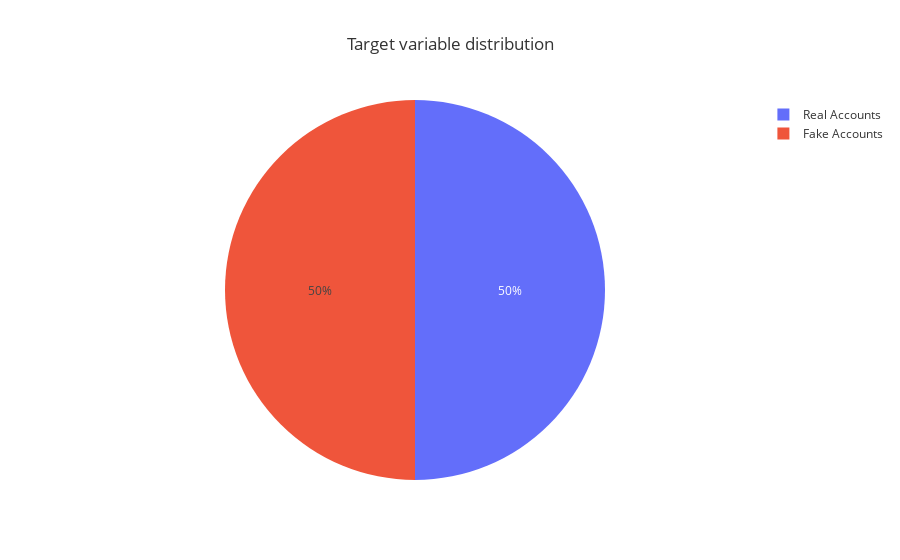

Source (notebook cell):
### Markdown cell above
<h2 id="eda-target" style="border-bottom: 1px solid #ccc;
            padding-bottom: 10px;
            margin-bottom: 10px;
            font-size: 22px;
            font-weight: bold;
            color: #2d4059;">Target Variable</h2><br>
<div style="font-size: 18px;
            line-height: 1.5;
            margin-bottom: 20px;
            font-family: Arial, sans-serif;">Before proceeding, we must look at the distribution of the target variable, to see if it's balanced or unbalanced. This is going to helps us decide which algorithms to pick to train our model or, if necessary, which direction to take in case of strong class imbalance.</div>

### Code cell
fig = px.pie(legend_df, names='fake', title='Target variable distribution', color_discrete_sequence = ['#636EFA','#EF553B'])
fig.update_layout(template = 'ggplot2')
fig.show()

### Figure 1 — Plotly figure (JSON) as saved in the notebook; plotly's stock layout.template omitted (floating-point values rounded to 4 significant figures; data arrays with more than 128 entries replaced by an {"elided": "..."} marker saying what was removed)
{"data": [{"domain": {"x": [0, 1], "y": [0, 1]}, "hovertemplate": "fake=%{label}<extra></extra>", "labels": {"elided": "574 str values"}, "legendgroup": "", "name": "", "showlegend": true, "type": "pie"}], "layout": {"autosize": true, "legend": {"tracegroupgap": 0}, "piecolorway": ["#636EFA", "#EF553B"], "title": {"text": "Target variable distribution"}}}
